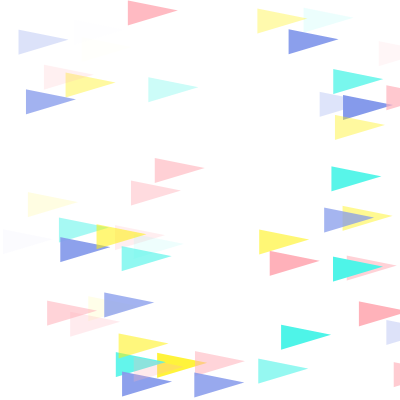
Frame 1 (no input)
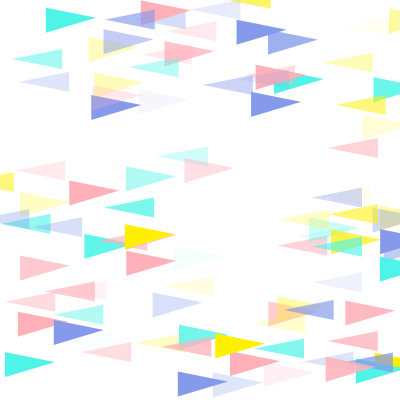
Frame 60 (the mouse pressed at the canvas centre just before this capture)
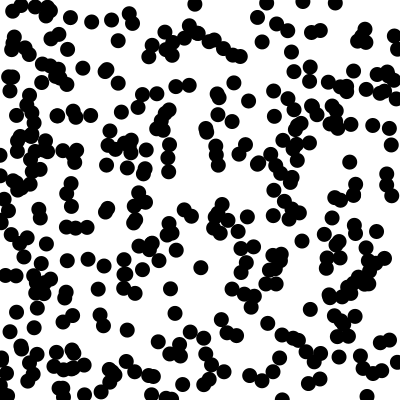
Frame 120 (the mouse held since frame 60 and released just before this capture)

The Processing sketch that drew these frames (run headless with seeded random() and noise(); from frame 60 on, the mouse is pressed at the canvas centre):

// Processing sketch: josefina
// ── josefina.pde
//Universidad del Desarrollo - Facultad de Diseño - Certamen 0 - Josefina Hidalgo

//Composición de triangulos en direcciones opuestas dentro del eje x, además varian de colores entre 4 variables. Al mantener apretado el mouse, aparecen circulos en negro en posición al azar

//Archivo principal

//Declarar Variables
ArrayList<Formas> listado = new ArrayList<Formas>();//creación de lista para repetir una misma variable varias veces al mismo tiempo

Formas f;

//Inicializar Variables
void setup () {
  size(400, 400); //tamaño del canvas

  for (int i = 0; i < 50; i++) {//parte en 0 y se va sumando 1 hasta llegar a 50
    f = new Formas(random(width), random (height)); //inicializar lista y agregar variables presentes en la clase
    listado.add(f); //se agrega la clase f a la lista
  }
}

//Usar Variables
void draw () {
  frameRate(50);
  background(255);

  for (Formas f : listado) {
    //inicializar los objetos de la clase
    f.triangulo();
    f.movizq();
    f.triangulodos();
    f.movder();
  }

  if (mousePressed) { //Si se mantiene el mouse apretado ocurre la acción
    background(255); //fondo para que no se muestren las demás funciones
    f.circulos();
  }
}

// ── Formas.pde
//Archivo de la clase
class Formas { //nombre de la clase
  //declaro variables de color
  color [] colores;
  color eleccionColor; //variable para hacer uso de más de un color
  int randomColor; //variable random para elección de color al azar
  //declaro variables de posición
  float x;
  float y;
  float a;
  //declaro variable de velocidad
  float vel;

  //constructor
  Formas (float x, float y) {
    this.randomColor = int(random(4));
	colores = new color[4]; //variable de 4 colores
    colores [0] = color(78, 244, 232);//celeste
    colores [1] = color(255, 240, 0);//amarillo
    colores [2] = color(255, 176, 185);//rosado
    colores [3] = color(133, 154, 235);//lila
    eleccionColor = colores[randomColor]; //

    this.x = 0;
    this.y = random(height);
    this.a = random(width);
    this.vel = random(8);
  }

  //método figura triángulo
  void triangulo () {
    noStroke();
    fill(eleccionColor, random(200)); //rosado
    triangle(x, y, x, y-20, x-50, y-10);//tamaño triangulo
    if (x < -1) {
      x = 400;
    }
  }
  //movimiento de los triángulos de derecha a izquierda
  void movizq () {
    x = x-vel; //x es cero, pero se le va sumando vel, es decir 1px cada vez
  }

  void triangulodos() {
    noStroke();
    fill(eleccionColor, random(300));//amarillo
    triangle(a, y, a, y+25, a+50, y+10);
    if (a > 400) {
      a = 0;
    }
  }

  //movimiento de los triangulos de izquierda a derecha
  void movder() {
    a=a+vel;//la variable a es igual a su valor más la velocidad
  }

  void circulos() {//círculos negros sin borde con valor de ancho y alto al azar
    frameRate(10);
    noStroke();
    fill(0);
    for (float i = 0; i < 400; i++) {//en cada loop parte desde 0 a 400 agregando la figura en cada pixel
      float x= random(width);
      float y = random(height);
      ellipse(x, y, 15, 15);
    }
  }
}
